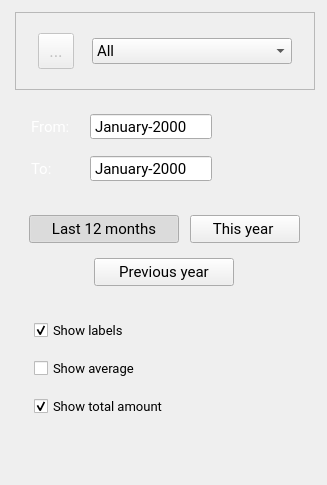
         <widget class="Container" name="expenses">
          <property name="font">
           <font>
            <family>Roboto</family>
            <pointsize>13</pointsize>
           </font>
          </property>
          <property name="features">
           <set>QDockWidget::NoDockWidgetFeatures</set>
          </property>
          <property name="allowedAreas">
           <set>Qt::NoDockWidgetArea</set>
          </property>
          <property name="windowTitle">
           <string>Expenses</string>
          </property>
          <widget class="QWidget" name="dockWidgetContents_23">
           <layout class="QGridLayout" name="gridLayout_43">
            <property name="topMargin">
             <number>12</number>
            </property>
            <property name="rightMargin">
             <number>12</number>
            </property>
            <property name="bottomMargin">
             <number>12</number>
            </property>
            <item row="0" column="1">
             <widget class="QWidget" name="widget_expenses_graph" native="true"/>
            </item>
            <item row="0" column="2">
             <widget class="QWidget" name="widget_expenses" native="true">
              <property name="sizePolicy">
               <sizepolicy hsizetype="Minimum" vsizetype="Preferred">
                <horstretch>0</horstretch>
                <verstretch>0</verstretch>
               </sizepolicy>
              </property>
              <property name="maximumSize">
               <size>
                <width>300</width>
                <height>16777215</height>
               </size>
              </property>
              <layout class="QVBoxLayout" name="verticalLayout_3">
               <property name="spacing">
                <number>15</number>
               </property>
               <property name="leftMargin">
                <number>0</number>
               </property>
               <property name="topMargin">
                <number>0</number>
               </property>
               <property name="rightMargin">
                <number>0</number>
               </property>
               <property name="bottomMargin">
                <number>0</number>
               </property>
               <item>
                <widget class="QFrame" name="frame_expenses">
                 <property name="frameShape">
                  <enum>QFrame::StyledPanel</enum>
                 </property>
                 <property name="frameShadow">
                  <enum>QFrame::Raised</enum>
                 </property>
                 <layout class="QHBoxLayout" name="horizontalLayout_2">
                  <property name="leftMargin">
                   <number>9</number>
                  </property>
                  <property name="topMargin">
                   <number>20</number>
                  </property>
                  <property name="rightMargin">
                   <number>9</number>
                  </property>
                  <property name="bottomMargin">
                   <number>20</number>
                  </property>
                  <item>
                   <spacer name="horizontalSpacer_5">
                    <property name="orientation">
                     <enum>Qt::Horizontal</enum>
                    </property>
                    <property name="sizeHint" stdset="0">
                     <size>
                      <width>40</width>
                      <height>20</height>
                     </size>
                    </property>
                   </spacer>
                  </item>
                  <item>
                   <widget class="QToolButton" name="toolButton_icon_category_2">
                    <property name="enabled">
                     <bool>false</bool>
                    </property>
                    <property name="minimumSize">
                     <size>
                      <width>36</width>
                      <height>36</height>
                     </size>
                    </property>
                    <property name="maximumSize">
                     <size>
                      <width>36</width>
                      <height>36</height>
                     </size>
                    </property>
                    <property name="text">
                     <string>...</string>
                    </property>
                    <property name="icon">
                     <iconset resource="../resources/resources.qrc">
                      <normaloff>:/images/images/payments_black_24dp.svg</normaloff>
                      <disabledoff>:/images/images/payments_black_24dp.svg</disabledoff>:/images/images/payments_black_24dp.svg</iconset>
                    </property>
                    <property name="iconSize">
                     <size>
                      <width>36</width>
                      <height>36</height>
                     </size>
                    </property>
                   </widget>
                  </item>
                  <item>
                   <spacer name="horizontalSpacer_9">
                    <property name="orientation">
                     <enum>Qt::Horizontal</enum>
                    </property>
                    <property name="sizeHint" stdset="0">
                     <size>
                      <width>40</width>
                      <height>20</height>
                     </size>
                    </property>
                   </spacer>
                  </item>
                  <item>
                   <widget class="QComboBox" name="expenses_choice">
                    <property name="minimumSize">
                     <size>
                      <width>200</width>
                      <height>0</height>
                     </size>
                    </property>
                    <property name="maximumSize">
                     <size>
                      <width>200</width>
                      <height>16777215</height>
                     </size>
                    </property>
                    <property name="font">
                     <font>
                      <family>Roboto</family>
                      <pointsize>11</pointsize>
                     </font>
                    </property>
                    <item>
                     <property name="text">
                      <string>All</string>
                     </property>
                    </item>
                    <item>
                     <property name="text">
                      <string>Restaurants</string>
                     </property>
                    </item>
                    <item>
                     <property name="text">
                      <string>Gas</string>
                     </property>
                    </item>
                   </widget>
                  </item>
                  <item>
                   <spacer name="horizontalSpacer_4">
                    <property name="orientation">
                     <enum>Qt::Horizontal</enum>
                    </property>
                    <property name="sizeHint" stdset="0">
                     <size>
                      <width>40</width>
                      <height>20</height>
                     </size>
                    </property>
                   </spacer>
                  </item>
                 </layout>
                </widget>
               </item>
               <item>
                <layout class="QGridLayout" name="gridLayout_10">
                 <property name="leftMargin">
                  <number>16</number>
                 </property>
                 <property name="topMargin">
                  <number>8</number>
                 </property>
                 <property name="rightMargin">
                  <number>19</number>
                 </property>
                 <property name="horizontalSpacing">
                  <number>20</number>
                 </property>
                 <property name="verticalSpacing">
                  <number>15</number>
                 </property>
                 <item row="0" column="1">
                  <widget class="QDateEdit" name="dateEdit_expenses_from">
                   <property name="maximumSize">
                    <size>
                     <width>130</width>
                     <height>16777215</height>
                    </size>
                   </property>
                   <property name="font">
                    <font>
                     <family>Roboto</family>
                     <pointsize>11</pointsize>
                    </font>
                   </property>
                   <property name="frame">
                    <bool>true</bool>
                   </property>
                   <property name="buttonSymbols">
                    <enum>QAbstractSpinBox::NoButtons</enum>
                   </property>
                   <property name="displayFormat">
                    <string>MMMM-yyyy</string>
                   </property>
                   <property name="calendarPopup">
                    <bool>false</bool>
                   </property>
                  </widget>
                 </item>
                 <item row="0" column="0">
                  <widget class="QLabel" name="label_from_income_2">
                   <property name="font">
                    <font>
                     <family>Roboto</family>
                     <pointsize>11</pointsize>
                    </font>
                   </property>
                   <property name="styleSheet">
                    <string notr="true">color: white;</string>
                   </property>
                   <property name="text">
                    <string>From:</string>
                   </property>
                  </widget>
                 </item>
                 <item row="1" column="1">
                  <widget class="QDateEdit" name="dateEdit_expenses_to">
                   <property name="maximumSize">
                    <size>
                     <width>130</width>
                     <height>16777215</height>
                    </size>
                   </property>
                   <property name="font">
                    <font>
                     <family>Roboto</family>
                     <pointsize>11</pointsize>
                    </font>
                   </property>
                   <property name="buttonSymbols">
                    <enum>QAbstractSpinBox::NoButtons</enum>
                   </property>
                   <property name="currentSection">
                    <enum>QDateTimeEdit::MonthSection</enum>
                   </property>
                   <property name="displayFormat">
                    <string>MMMM-yyyy</string>
                   </property>
                   <property name="calendarPopup">
                    <bool>false</bool>
                   </property>
                  </widget>
                 </item>
                 <item row="0" column="2" rowspan="2">
                  <widget class="AnimatedButton" name="refresh_expenses" native="true">
                   <property name="minimumSize">
                    <size>
                     <width>54</width>
                     <height>54</height>
                    </size>
                   </property>
                   <property name="maximumSize">
                    <size>
                     <width>54</width>
                     <height>54</height>
                    </size>
                   </property>
                   <property name="cursor">
                    <cursorShape>PointingHandCursor</cursorShape>
                   </property>
                   <property name="toolTip">
                    <string>Refresh graph</string>
                   </property>
                  </widget>
                 </item>
                 <item row="1" column="0">
                  <widget class="QLabel" name="label_3">
                   <property name="font">
                    <font>
                     <family>Roboto</family>
                     <pointsize>11</pointsize>
                    </font>
                   </property>
                   <property name="styleSheet">
                    <string notr="true">color: white;</string>
                   </property>
                   <property name="text">
                    <string>To:</string>
                   </property>
                  </widget>
                 </item>
                 <item row="0" column="3" rowspan="2">
                  <spacer name="horizontalSpacer_3">
                   <property name="orientation">
                    <enum>Qt::Horizontal</enum>
                   </property>
                   <property name="sizeHint" stdset="0">
                    <size>
                     <width>40</width>
                     <height>20</height>
                    </size>
                   </property>
                  </spacer>
                 </item>
                </layout>
               </item>
               <item>
                <layout class="QGridLayout" name="gridLayout_7">
                 <property name="leftMargin">
                  <number>9</number>
                 </property>
                 <property name="topMargin">
                  <number>18</number>
                 </property>
                 <property name="rightMargin">
                  <number>9</number>
                 </property>
                 <property name="horizontalSpacing">
                  <number>6</number>
                 </property>
                 <property name="verticalSpacing">
                  <number>15</number>
                 </property>
                 <item row="0" column="1">
                  <widget class="QPushButton" name="this_year_expenses">
                   <property name="minimumSize">
                    <size>
                     <width>110</width>
                     <height>28</height>
                    </size>
                   </property>
                   <property name="maximumSize">
                    <size>
                     <width>110</width>
                     <height>28</height>
                    </size>
                   </property>
                   <property name="font">
                    <font>
                     <family>Roboto</family>
                     <pointsize>11</pointsize>
                    </font>
                   </property>
                   <property name="cursor">
                    <cursorShape>PointingHandCursor</cursorShape>
                   </property>
                   <property name="text">
                    <string>This year </string>
                   </property>
                   <property name="icon">
                    <iconset resource="../resources/resources.qrc">
                     <normaloff>:/images/images/date_range_black_18dp.svg</normaloff>
                     <activeon>:/images/images/date_range_black_18dp_checked.svg</activeon>:/images/images/date_range_black_18dp.svg</iconset>
                   </property>
                   <property name="iconSize">
                    <size>
                     <width>18</width>
                     <height>18</height>
                    </size>
                   </property>
                   <property name="checkable">
                    <bool>true</bool>
                   </property>
                   <property name="checked">
                    <bool>false</bool>
                   </property>
                   <property name="autoExclusive">
                    <bool>true</bool>
                   </property>
                  </widget>
                 </item>
                 <item row="0" column="0">
                  <widget class="QPushButton" name="last_12_months_expenses">
                   <property name="minimumSize">
                    <size>
                     <width>150</width>
                     <height>28</height>
                    </size>
                   </property>
                   <property name="maximumSize">
                    <size>
                     <width>150</width>
                     <height>28</height>
                    </size>
                   </property>
                   <property name="font">
                    <font>
                     <family>Roboto</family>
                     <pointsize>11</pointsize>
                    </font>
                   </property>
                   <property name="cursor">
                    <cursorShape>PointingHandCursor</cursorShape>
                   </property>
                   <property name="text">
                    <string>Last 12 months</string>
                   </property>
                   <property name="icon">
                    <iconset resource="../resources/resources.qrc">
                     <normaloff>:/images/images/history_black_18dp.svg</normaloff>
                     <activeon>:/images/images/history_black_18dp_checked.svg</activeon>:/images/images/history_black_18dp.svg</iconset>
                   </property>
                   <property name="iconSize">
                    <size>
                     <width>18</width>
                     <height>18</height>
                    </size>
                   </property>
                   <property name="checkable">
                    <bool>true</bool>
                   </property>
                   <property name="checked">
                    <bool>true</bool>
                   </property>
                   <property name="autoExclusive">
                    <bool>true</bool>
                   </property>
                  </widget>
                 </item>
                 <item row="1" column="0" colspan="2">
                  <layout class="QHBoxLayout" name="horizontalLayout_11">
                   <item>
                    <widget class="QPushButton" name="previous_year_expenses">
                     <property name="minimumSize">
                      <size>
                       <width>140</width>
                       <height>28</height>
                      </size>
                     </property>
                     <property name="maximumSize">
                      <size>
                       <width>140</width>
                       <height>28</height>
                      </size>
                     </property>
                     <property name="font">
                      <font>
                       <family>Roboto</family>
                       <pointsize>11</pointsize>
                      </font>
                     </property>
                     <property name="cursor">
                      <cursorShape>PointingHandCursor</cursorShape>
                     </property>
                     <property name="text">
                      <string>Previous year</string>
                     </property>
                     <property name="icon">
                      <iconset resource="../resources/resources.qrc">
                       <normaloff>:/images/images/calendar_today_black_18dp.svg</normaloff>
                       <activeon>:/images/images/calendar_today_black_18dp_checked.svg</activeon>:/images/images/calendar_today_black_18dp.svg</iconset>
                     </property>
                     <property name="iconSize">
                      <size>
                       <width>18</width>
                       <height>18</height>
                      </size>
                     </property>
                     <property name="checkable">
                      <bool>true</bool>
                     </property>
                     <property name="autoRepeat">
                      <bool>true</bool>
                     </property>
                     <property name="autoExclusive">
                      <bool>true</bool>
                     </property>
                    </widget>
                   </item>
                  </layout>
                 </item>
                </layout>
               </item>
               <item>
                <layout class="QVBoxLayout" name="verticalLayout_4">
                 <property name="leftMargin">
                  <number>19</number>
                 </property>
                 <property name="topMargin">
                  <number>18</number>
                 </property>
                 <property name="rightMargin">
                  <number>19</number>
                 </property>
                 <property name="bottomMargin">
                  <number>15</number>
                 </property>
                 <item>
                  <widget class="QCheckBox" name="check_labels_expenses">
                   <property name="font">
                    <font>
                     <family>Roboto</family>
                     <pointsize>10</pointsize>
                    </font>
                   </property>
                   <property name="text">
                    <string>Show labels</string>
                   </property>
                   <property name="checked">
                    <bool>true</bool>
                   </property>
                  </widget>
                 </item>
                 <item>
                  <widget class="QCheckBox" name="check_average_expenses">
                   <property name="font">
                    <font>
                     <family>Roboto</family>
                     <pointsize>10</pointsize>
                    </font>
                   </property>
                   <property name="text">
                    <string>Show average</string>
                   </property>
                   <property name="checked">
                    <bool>false</bool>
                   </property>
                  </widget>
                 </item>
                 <item>
                  <widget class="QCheckBox" name="check_total_expenses">
                   <property name="font">
                    <font>
                     <family>Roboto</family>
                     <pointsize>10</pointsize>
                    </font>
                   </property>
                   <property name="text">
                    <string>Show total amount</string>
                   </property>
                   <property name="checked">
                    <bool>true</bool>
                   </property>
                  </widget>
                 </item>
                </layout>
               </item>
               <item>
                <spacer name="verticalSpacer_2">
                 <property name="orientation">
                  <enum>Qt::Vertical</enum>
                 </property>
                 <property name="sizeHint" stdset="0">
                  <size>
                   <width>20</width>
                   <height>40</height>
                  </size>
                 </property>
                </spacer>
               </item>
              </layout>
             </widget>
            </item>
           </layout>
          </widget>
         </widget>
